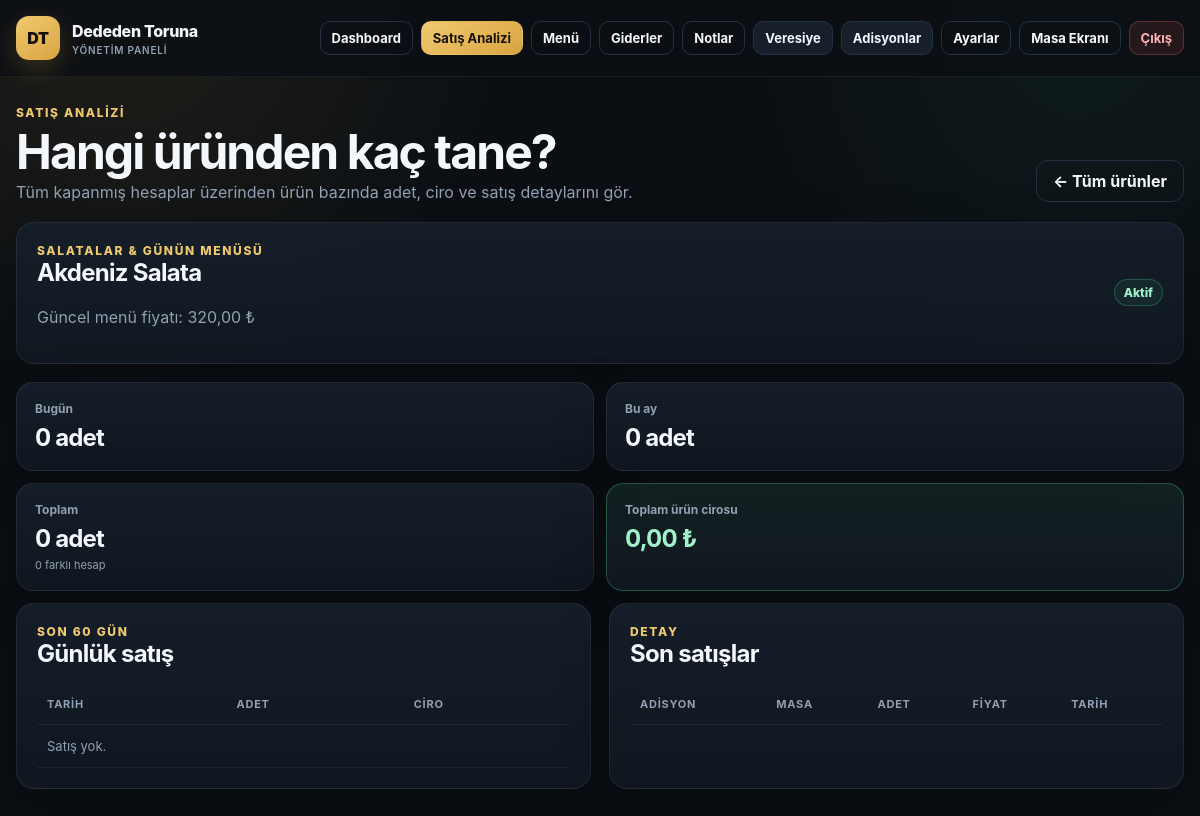
Screenshot of /admin/product_stats.php?product_id=40 (signed in) with the database file from the repository.
### tables this page shows
CREATE TABLE IF NOT EXISTS products (
    id INT UNSIGNED AUTO_INCREMENT PRIMARY KEY,
    category_id INT UNSIGNED NOT NULL,
    name VARCHAR(160) NOT NULL,
    description TEXT NULL,
    price DECIMAL(10,2) NOT NULL DEFAULT 0.00,
    is_active TINYINT(1) NOT NULL DEFAULT 1,
    created_at TIMESTAMP DEFAULT CURRENT_TIMESTAMP,
    updated_at TIMESTAMP DEFAULT CURRENT_TIMESTAMP ON UPDATE CURRENT_TIMESTAMP,
    CONSTRAINT fk_products_category FOREIGN KEY (category_id) REFERENCES categories(id)
        ON UPDATE CASCADE ON DELETE RESTRICT,
    INDEX idx_products_category (category_id),
    INDEX idx_products_active (is_active),
    INDEX idx_products_price (category_id, price, name)
);

CREATE TABLE IF NOT EXISTS categories (
    id INT UNSIGNED AUTO_INCREMENT PRIMARY KEY,
    name VARCHAR(120) NOT NULL UNIQUE,
    sort_order INT NOT NULL DEFAULT 0,
    created_at TIMESTAMP DEFAULT CURRENT_TIMESTAMP
);

### helpers.php (called while the page is built, shortened)
<?php
function e(string $value): string
{
    return htmlspecialchars($value, ENT_QUOTES, 'UTF-8');
}
function money(float $value): string
{
    return number_format($value, 2, ',', '.') . ' ₺';
}

### admin/product_stats.php (the view, shortened to what this page needs)
<?php
require __DIR__ . '/../config.php';require __DIR__ . '/../helpers.php';require_admin();$profile=business_profile($pdo);$productId=filter_input(INPUT_GET,'product_id',FILTER_VALIDATE_INT);
$detail=null;$recent=[];$daily=[];$summary=null;if($productId){$stmt=$pdo->prepare('SELECT p.*,c.name category_name FROM products p JOIN categories c ON c.id=p.category_id WHERE p.id=?');$stmt->execute([$productId]);$detail=$stmt->fetch();if($detail){$stmt=$pdo->prepare("SELECT COALESCE(SUM(oi.quantity),0) qty,COALESCE(SUM(oi.unit_price*oi.quantity),0) revenue,COUNT(DISTINCT o.id) bills,
COALESCE(SUM(CASE WHEN DATE(o.closed_at)=CURDATE() THEN oi.quantity ELSE 0 END),0) today_qty,
COALESCE(SUM(CASE WHEN YEAR(o.closed_at)=YEAR(CURDATE()) AND MONTH(o.closed_at)=MONTH(CURDATE()) THEN oi.quantity ELSE 0 END),0) month_qty
FROM order_items oi JOIN orders o ON o.id=oi.order_id WHERE oi.product_id=? AND o.status='paid'");$stmt->execute([$productId]);$summary=$stmt->fetch();$stmt=$pdo->prepare("SELECT DATE(o.closed_at) sale_date,SUM(oi.quantity) qty,SUM(oi.unit_price*oi.quantity) revenue FROM order_items oi JOIN orders o ON o.id=oi.order_id WHERE oi.product_id=? AND o.status='paid' AND o.closed_at>=DATE_SUB(CURDATE(),INTERVAL 60 DAY) GROUP BY DATE(o.closed_at) ORDER BY sale_date DESC");$stmt->execute([$productId]);$daily=$stmt->fetchAll();$stmt=$pdo->prepare("SELECT o.id order_id,t.table_no,oi.quantity,oi.unit_price,(oi.unit_price*oi.quantity) line_total,o.closed_at FROM order_items oi JOIN orders o ON o.id=oi.order_id JOIN cafe_tables t ON t.id=o.table_id WHERE oi.product_id=? AND o.status='paid' ORDER BY o.closed_at DESC LIMIT 40");$stmt->execute([$productId]);$recent=$stmt->fetchAll();}}
$activePage='stats';$pageTitle='Ürün Satış Analizi';require __DIR__ . '/_top.php';
?>
<section class="admin-heading"><div><div class="eyebrow">Satış Analizi</div><h1 class="admin-title">Hangi üründen kaç tane?</h1><p class="muted">Tüm kapanmış hesaplar üzerinden ürün bazında adet, ciro ve satış detaylarını gör.</p></div><?php if($detail):?><a class="btn btn-ghost" href="product_stats.php">← Tüm ürünler</a><?php endif;?></section>
<?php if($detail&&$summary):?><section class="panel product-detail-hero"><div><div class="eyebrow"><?= e($detail['category_name']) ?></div><h2><?= e($detail['name']) ?></h2><p class="muted">Güncel menü fiyatı: <?= money((float)$detail['price']) ?></p></div><span class="badge <?= (int)$detail['is_active']?'success':'' ?>"><?= (int)$detail['is_active']?'Aktif':'Pasif' ?></span></section><section class="finance-grid compact"><article class="finance-card"><span>Bugün</span><strong><?= (int)$summary['today_qty'] ?> adet</strong></article><article class="finance-card"><span>Bu ay</span><strong><?= (int)$summary['month_qty'] ?> adet</strong></article><article class="finance-card"><span>Toplam</span><strong><?= (int)$summary['qty'] ?> adet</strong><small><?= (int)$summary['bills'] ?> farklı hesap</small></article><article class="finance-card highlight"><span>Toplam ürün cirosu</span><strong><?= money((float)$summary['revenue']) ?></strong></article></section><section class="dashboard-grid"><div class="panel"><div class="panel-title"><div><div class="eyebrow">Son 60 Gün</div><h2>Günlük satış</h2></div></div><div class="table-wrap"><table class="data-table"><thead><tr><th>Tarih</th><th>Adet</th><th>Ciro</th></tr></thead><tbody><?php if(!$daily):?><tr><td colspan="3" class="muted">Satış yok.</td></tr><?php endif;?></tbody></table></div></div><div class="panel"><div class="panel-title"><div><div class="eyebrow">Detay</div><h2>Son satışlar</h2></div></div><div class="table-wrap"><table class="data-table"><thead><tr><th>Adisyon</th><th>Masa</th><th>Adet</th><th>Fiyat</th><th>Tarih</th></tr></thead></table></div></div></section><?php endif;?>
<?php require __DIR__ . '/_bottom.php'; ?>

### assets/style.css (style rules this page uses)
:root { --bg:#0b0f14; --panel:#111821; --panel-2:#161f2a; --line:#253140; --text:#f4f7fb; --muted:#91a0b2; --accent:#d9a441; --accent-2:#f0c96f; --success:#3ecf8e; --danger:#ff6b6b; --warning:#ffbf69; --shadow:0 18px 50px rgba(0,0,0,.28); --radius:18px; }
* { box-sizing:border-box }
html { scroll-behavior:smooth }
body { margin:0;font-family:Inter,ui-sans-serif,system-ui,-apple-system,BlinkMacSystemFont,"Segoe UI",sans-serif;color:var(--text);background:radial-gradient(circle at 10% 0%,rgba(217,164,65,.10),transparent 28%),radial-gradient(circle at 90% 5%,rgba(62,207,142,.06),transparent 24%),var(--bg);min-height:100vh }
a { color:inherit;text-decoration:none }
.btn { border:1px solid var(--line);border-radius:12px;min-height:42px;padding:0 16px;display:inline-flex;align-items:center;justify-content:center;gap:8px;background:var(--panel-2);color:var(--text);font-weight:750;transition:.18s ease }
.btn-ghost { background:transparent }
.hero-card,.stat-card,.panel,.table-card,.product-card,.receipt,.login-card,.finance-card { border:1px solid rgba(255,255,255,.07);background:linear-gradient(180deg,rgba(22,31,42,.93),rgba(17,24,33,.94));box-shadow:var(--shadow) }
.eyebrow { color:var(--accent-2);font-weight:800;text-transform:uppercase;letter-spacing:.14em;font-size:12px }
h1,h2,h3,p { margin-top:0 }
h1 { font-size:clamp(34px,5vw,62px);line-height:.98;letter-spacing:-.05em;margin:14px 0 18px;max-width:900px }
h2 { font-size:24px;letter-spacing:-.03em }
.panel { border-radius:18px;padding:20px }
.panel-title { display:flex;justify-content:space-between;align-items:center;gap:12px;margin-bottom:16px }
.panel-title h2,.panel-title h3 { margin:0 }
.muted { color:var(--muted) }
.data-table { width:100%;border-collapse:collapse }
.data-table th,.data-table td { text-align:left;padding:13px 10px;border-bottom:1px solid rgba(255,255,255,.06);vertical-align:middle }
.data-table th { color:var(--muted);font-size:11px;text-transform:uppercase;letter-spacing:.07em;white-space:nowrap }
.data-table td { font-size:13px }
.table-wrap { overflow:auto }
.badge { display:inline-flex;align-items:center;min-height:27px;padding:0 9px;border-radius:999px;font-size:12px;font-weight:800;border:1px solid var(--line);color:#cbd5e1;white-space:nowrap }
.badge.success { color:#9ff2ca;border-color:rgba(62,207,142,.28);background:rgba(62,207,142,.08) }
.admin-heading { display:flex;justify-content:space-between;align-items:end;gap:18px;margin-bottom:20px }
.admin-title { font-size:clamp(32px,5vw,48px);margin:8px 0 6px;line-height:1;letter-spacing:-.04em }
.admin-heading p { margin:0 }
.finance-grid { display:grid;grid-template-columns:repeat(5,minmax(0,1fr));gap:12px;margin:0 0 18px }
.finance-grid.compact { grid-template-columns:repeat(4,minmax(0,1fr));margin:0 0 12px }
.finance-card { border-radius:17px;padding:18px;min-width:0 }
.finance-card span { display:block;color:var(--muted);font-size:12px;font-weight:750 }
.finance-card strong { display:block;font-size:24px;letter-spacing:-.035em;margin-top:7px;white-space:nowrap }
.finance-card small { display:block;color:var(--muted);font-size:11px;margin-top:5px }
.finance-card.highlight { border-color:rgba(62,207,142,.32);background:linear-gradient(180deg,rgba(32,65,57,.38),rgba(17,24,33,.96)) }
.finance-card.highlight strong { color:#9ff2ca }
.dashboard-grid { display:grid;grid-template-columns:1fr 1fr;gap:18px;margin-bottom:18px }
.admin-page>.panel { margin-bottom:18px }
@media (max-width:1250px) { .finance-grid { grid-template-columns:repeat(3,1fr) } }
.product-detail-hero { display:flex;justify-content:space-between;align-items:center }
@media (max-width:1200px) { .finance-grid { grid-template-columns:repeat(3,minmax(0,1fr)) } }
@media (max-width:1200px) { .finance-grid.compact { grid-template-columns:repeat(2,minmax(0,1fr)) } }
.btn,.table-card,.quick-op,.quick-op-button,.product-card,.category-tab,.qty-btn,.mini-action,.add-btn,.dialog-close,.fullscreen-toggle,.payment-options label,.split-controls button,.quick-discounts button,.mobile-receipt-jump { -webkit-tap-highlight-color:transparent; touch-action:manipulation; }

### rows the page displays
products: category.name "SALATALAR & GÜNÜN MENÜSÜ", name "Akdeniz Salata", price "320,00 ₺"

### other values shown
business_initials($name) "DT"
$name "Dededen Toruna"
$summary['today_qty'] "0"
$summary['month_qty'] "0"
$summary['qty'] "0"
$summary['bills'] "0"
money((float)$summary['revenue']) "0,00 ₺"
